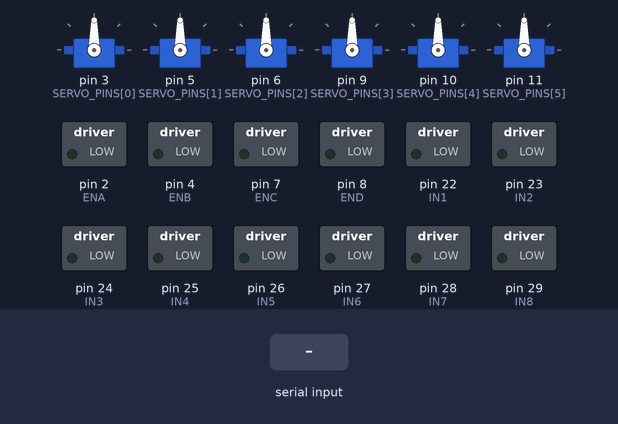
Bench run of a sketch on a simulated Arduino Mega 2560, built with avr-gcc and run on an emulated ATmega2560. Parts: 6 × servo, switched loads named in the sketch (green lamp = pin HIGH). Inputs (shaded band) come from the test bench. What the sketch prints to the serial monitor is not drawn.

Above: at 1.2 s.
1.3 s: "CMD:\n" received over Serial
At 2.1 s:
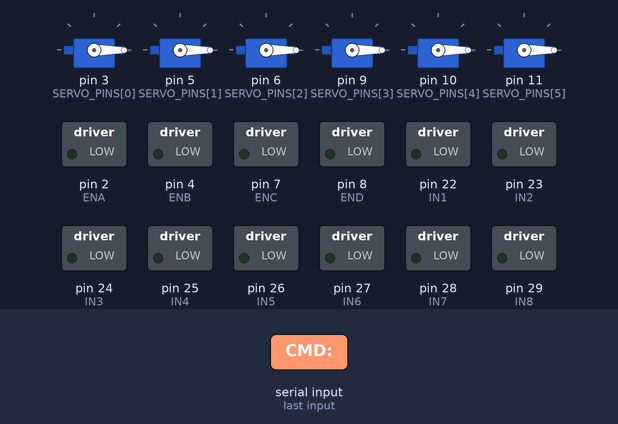
Timing chart, 0 to 4.3 s (numbered marks = the images above; inputs shaded):
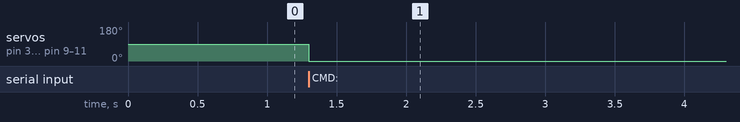

Measured:
- after the input at 1.3 s, servo on pin 3 (SERVO_PINS[0]), servo on pin 5 (SERVO_PINS[1]), servo on pin 6 (SERVO_PINS[2]), servo on pin 9 (SERVO_PINS[3]), servo on pin 10 (SERVO_PINS[4]), servo on pin 11 (SERVO_PINS[5]): 90° → 0° at once

The sketch:

ros_arduino_driver.ino
```cpp
#include <Servo.h>

// Configuration
const int NUM_SERVOS = 6;
const int SERVO_PINS[NUM_SERVOS] = {3, 5, 6, 9, 10, 11};
// 0: Waist, 1: Shoulder, 2: Elbow, 3: Wrist Pitch, 4: Wrist Roll, 5: Gripper

// Motor Pins (L298N)
// Front Left
const int ENA = 2;
const int IN1 = 22;
const int IN2 = 23;
// Front Right
const int ENB = 4;
const int IN3 = 24;
const int IN4 = 25;
// Rear Left
const int ENC = 7;
const int IN5 = 26;
const int IN6 = 27;
// Rear Right
const int END = 8;
const int IN7 = 28;
const int IN8 = 29;

Servo servos[NUM_SERVOS];
String inputString = "";
boolean stringComplete = false;
unsigned long lastCommandTime = 0;
const unsigned long TIMEOUT_MS = 2000;

void setup() {
  Serial.begin(115200);
  inputString.reserve(200);

  // Attach servos
  for (int i = 0; i < NUM_SERVOS; i++) {
    servos[i].attach(SERVO_PINS[i]);
    servos[i].write(90); // Default center
  }

  // Setup Motor Pins
  pinMode(ENA, OUTPUT); pinMode(IN1, OUTPUT); pinMode(IN2, OUTPUT);
  pinMode(ENB, OUTPUT); pinMode(IN3, OUTPUT); pinMode(IN4, OUTPUT);
  pinMode(ENC, OUTPUT); pinMode(IN5, OUTPUT); pinMode(IN6, OUTPUT);
  pinMode(END, OUTPUT); pinMode(IN7, OUTPUT); pinMode(IN8, OUTPUT);

  stopMotors();

  Serial.println("READY");
}

void loop() {
  // Safety Timeout
  if (millis() - lastCommandTime > TIMEOUT_MS) {
    stopMotors();
  }

  if (stringComplete) {
    parseCommand(inputString);
    inputString = "";
    stringComplete = false;
    lastCommandTime = millis();
  }
}

void stopMotors() {
  digitalWrite(IN1, LOW); digitalWrite(IN2, LOW); analogWrite(ENA, 0);
  digitalWrite(IN3, LOW); digitalWrite(IN4, LOW); analogWrite(ENB, 0);
  digitalWrite(IN5, LOW); digitalWrite(IN6, LOW); analogWrite(ENC, 0);
  digitalWrite(IN7, LOW); digitalWrite(IN8, LOW); analogWrite(END, 0);
}

void setMotor(int en, int in1, int in2, int speed) {
  if (speed > 0) {
    digitalWrite(in1, HIGH);
    digitalWrite(in2, LOW);
  } else if (speed < 0) {
    digitalWrite(in1, LOW);
    digitalWrite(in2, HIGH);
    speed = -speed;
  } else {
    digitalWrite(in1, LOW);
    digitalWrite(in2, LOW);
  }
  analogWrite(en, constrain(speed, 0, 255));
}

void parseCommand(String cmd) {
  // Format: CMD:s1,s2,s3,s4,s5,s6,m1,m2,m3,m4
  if (cmd.startsWith("CMD:")) {
    String values = cmd.substring(4);
    int idx = 0;
    int lastIndex = 0;
    float params[10]; // 6 servos + 4 motors

    for (int i = 0; i < 10; i++) {
      int nextIndex = values.indexOf(',', lastIndex);
      if (nextIndex == -1 && i < 9) break; // Error
      if (i == 9) nextIndex = values.length();

      String valStr = values.substring(lastIndex, nextIndex);
      params[i] = valStr.toFloat();
      lastIndex = nextIndex + 1;
    }

    // Update Servos
    for (int i = 0; i < NUM_SERVOS; i++) {
      servos[i].write(constrain(params[i], 0, 180));
    }

    // Update Motors (Map -100 to 100 -> PWM)
    // M1: Front Left, M2: Front Right, M3: Rear Left, M4: Rear Right
    setMotor(ENA, IN1, IN2, map(params[6], -100, 100, -255, 255));
    setMotor(ENB, IN3, IN4, map(params[7], -100, 100, -255, 255));
    setMotor(ENC, IN5, IN6, map(params[8], -100, 100, -255, 255));
    setMotor(END, IN7, IN8, map(params[9], -100, 100, -255, 255));
  }
}

void serialEvent() {
  while (Serial.available()) {
    char inChar = (char)Serial.read();
    if (inChar == '\n') {
      stringComplete = true;
    } else {
      inputString += inChar;
    }
  }
}
```
